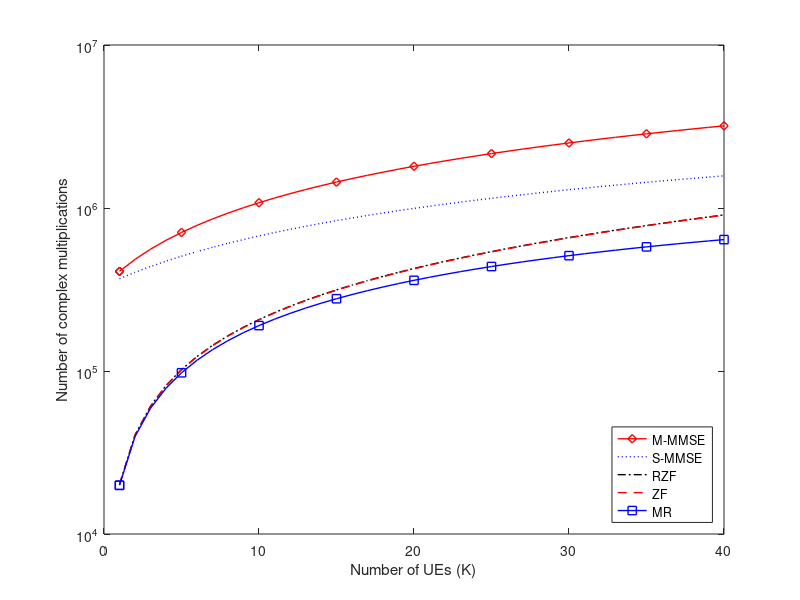
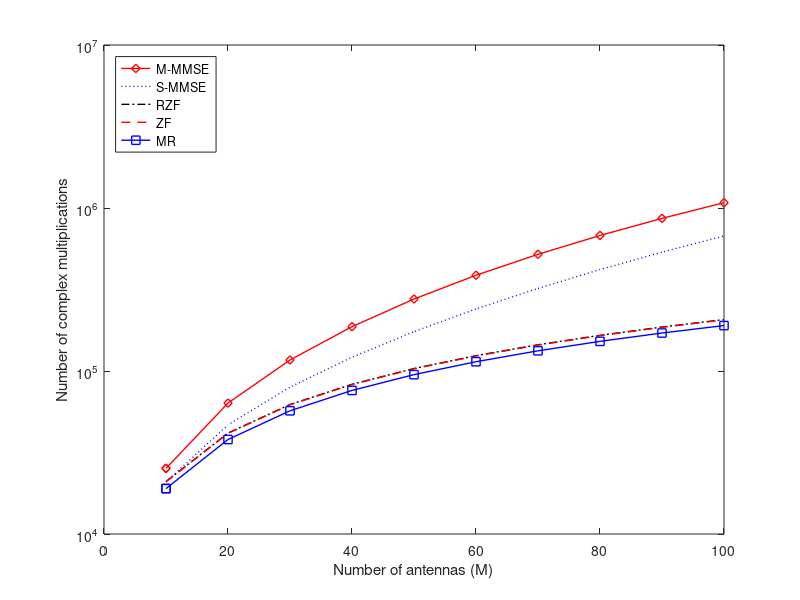

These figures' MATLAB source, in order:
%This Matlab script can be used to reproduce Figure 4.3 in the monograph:
%
%Emil Bjornson, Jakob Hoydis and Luca Sanguinetti (2017), 
%"Massive MIMO Networks: Spectral, Energy, and Hardware Efficiency", 
%Foundations and Trends in Signal Processing: Vol. 11, No. 3-4, 
%pp. 154-655. DOI: 10.1561/2000000093.
%
%For further information, visit: https://www.massivemimobook.com
%
%This is version 1.0 (Last edited: 2017-11-04)
%
%License: This code is licensed under the GPLv2 license. If you in any way
%use this code for research that results in publications, please cite our
%monograph as described above.


%Empty workspace and close figures
close all;
clear;


%Select length of coherence block
tau_c = 200;

%Define range of number of BS antennas
Mrange = 10:10:100;

%Define range of number of UEs
Krange = 1:40;

%Set number of cells considered in the M-MMSE scheme
L = 9;


%% Consider M=100 and varying K
K = Krange;
M = max(Mrange);

%Compute number of samples for uplink data
tau_u = (tau_c-K);


%Compute complexity of receive combining
receiverProcessing = tau_u.*K*M;

%Add complexity of computing combining matrix
complexity_MMMSE = receiverProcessing + L*K*(M^2+M)/2 + M^2*K + (M^3-M)/3; %M-MMSE
complexity_SMMSE = receiverProcessing + 3*M^2*K/2 + M*K/2 + (M^3-M)/3; %S-MMSE
complexity_RZF = receiverProcessing + 3*K.^2*M/2 + 3*M*K/2 + (K.^3-K)/3; %S-MMSE2
complexity_ZF = receiverProcessing + 3*K.^2*M/2 + M*K/2 + (K.^3-K)/3; %ZF
complexity_MR = receiverProcessing; %MR



%Plot the simulation results for M=100 and varying K
figure(1);
hold on; box on;

plot(K(1),complexity_MMMSE(1),'rd-','LineWidth',1);
plot(K(1),complexity_SMMSE(1),'b:','LineWidth',1);
plot(K(1),complexity_RZF(1),'k-.','LineWidth',1);
plot(K(1),complexity_ZF(1),'r--','LineWidth',1);
plot(K(1),complexity_MR(1),'bs-','LineWidth',1);

plot(K,complexity_MMMSE,'r-','LineWidth',1);
plot(K,complexity_SMMSE,'b:','LineWidth',1);
plot(K,complexity_RZF,'k-.','LineWidth',1);
plot(K,complexity_ZF,'r--','LineWidth',1);
plot(K,complexity_MR,'b-','LineWidth',1);

plot(K([1 5:5:40]),complexity_MMMSE([1 5:5:40]),'rd','LineWidth',1);
plot(K([1 5:5:40]),complexity_MR([1 5:5:40]),'bs','LineWidth',1);

xlabel('Number of UEs (K)');
ylabel('Number of complex multiplications');
set(gca,'YScale','log');

legend('M-MMSE','S-MMSE','RZF','ZF','MR','Location','SouthEast');



%% Consider K=10 and varying M
K = Krange(10);
M = Mrange;

%Compute number of samples for uplink data
tau_u = (tau_c-K);


%Compute complexity of receive combining
receiverProcessing = tau_u*K*M;


%Add complexity of computing combining matrix
complexity_MMMSE = receiverProcessing + L*K*(M.^2+M)/2 + M.^2*K + (M.^3-M)/3; %M-MMSE
complexity_SMMSE = receiverProcessing + 3*M.^2*K/2 + M*K/2 + (M.^3-M)/3; %S-MMSE
complexity_RZF = receiverProcessing + 3*K.^2*M/2 + 3*M*K/2 + (K^3-K)/3; %RZF
complexity_ZF = receiverProcessing + 3*K^2*M/2 + M*K/2 + (K^3-K)/3; %ZF
complexity_MR = receiverProcessing; %MR



%Plot the simulation results for K=10 and varying M
figure(2);
hold on; box on;

plot(M(1),complexity_MMMSE(1),'rd-','LineWidth',1);
plot(M(1),complexity_SMMSE(1),'b:','LineWidth',1);
plot(M(1),complexity_RZF(1),'k-.','LineWidth',1);
plot(M(1),complexity_ZF(1),'r--','LineWidth',1);
plot(M(1),complexity_MR(1),'bs-','LineWidth',1);


plot(M,complexity_MMMSE,'r-','LineWidth',1);
plot(M,complexity_SMMSE,'b:','LineWidth',1);
plot(M,complexity_RZF,'k-.','LineWidth',1);
plot(M,complexity_ZF,'r--','LineWidth',1);
plot(M,complexity_MR,'b-','LineWidth',1);

plot(M,complexity_MMMSE,'rd','LineWidth',1);
plot(M,complexity_MR,'bs','LineWidth',1);

xlabel('Number of antennas (M)');
ylabel('Number of complex multiplications');
set(gca,'YScale','log');

legend('M-MMSE','S-MMSE','RZF','ZF','MR','Location','NorthWest');